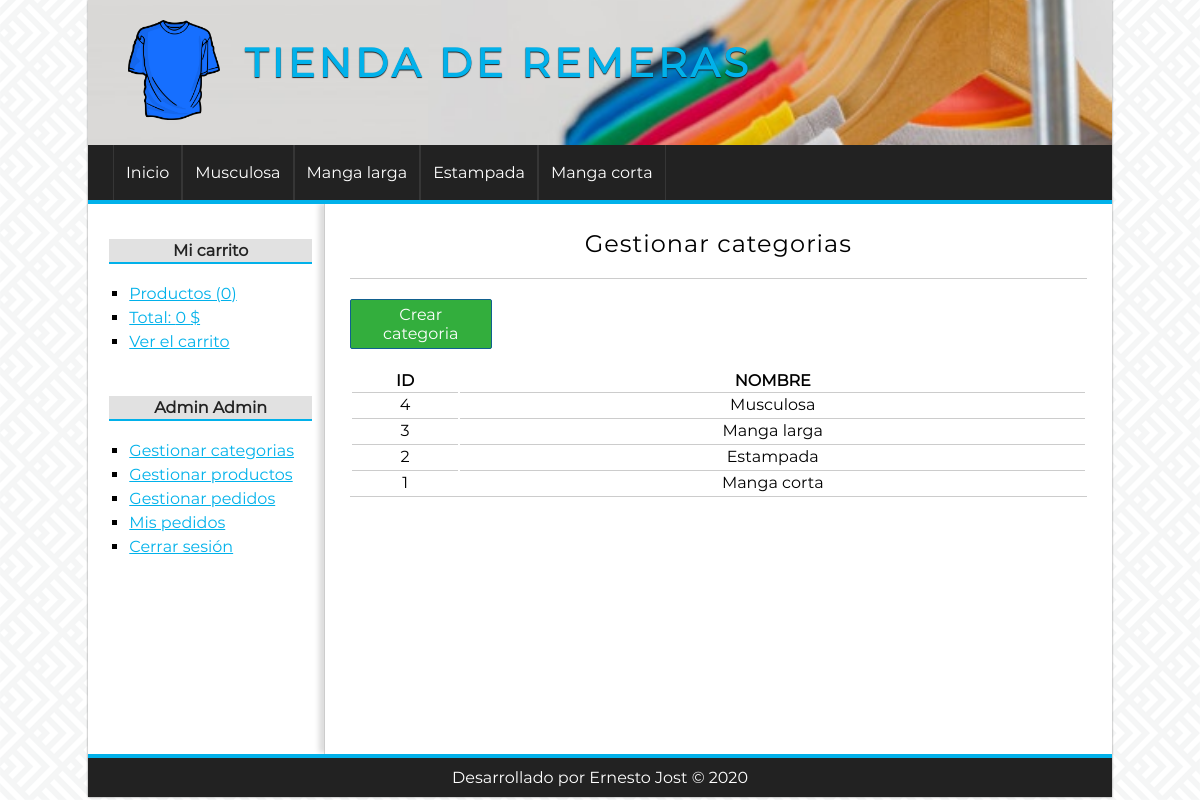
Page /categoria/index (signed in) on the committed database.
### tables this page shows
CREATE TABLE categorias(
id              int(255) auto_increment not null,
nombre          varchar(100) not null,
CONSTRAINT pk_categorias PRIMARY KEY(id) 
);

### config/db.php (called while the page is built)
<?php
class Database {
    public static function connect() {
        $db = new mysqli('localhost', 'root', '', 'tienda_remeras');
        $db->query("SET NAMES 'utf8'");
        return $db;
    }
}

### helpers/utils.php (called while the page is built, shortened)
<?php
class Utils {
    public static function showCategorias() {
        require_once 'models/categoria.php';
        $categoria = new Categoria();
        $categorias = $categoria->getAll();
        return $categorias;
    }
    public static function statsCarrito() {
        $stats = array(
            'count' => 0,
            'total' => 0
        );
        return $stats;
    }
}

### models/categoria.php (called while the page is built, shortened)
<?php
class Categoria {
    private $db;
    public function __construct() {
        $this->db = Database::connect();
    }
    public function getAll() {
        $categorias = $this->db->query("SELECT * FROM categorias ORDER BY id DESC;");
        return $categorias;
    }
}

### controllers/categoriaController.php (called while the page is built, shortened)
<?php
require_once 'models/categoria.php';
class categoriaController {
    public function index() {
        $categoria = new Categoria();
        $categorias = $categoria->getAll();
        require_once 'views/categoria/index.php';
    }
}

### views/categoria/index.php (the view)
<h1>Gestionar categorias</h1>
<a href="<?= base_url ?>categoria/crear" class="button button-small">
    Crear categoria
</a>
<table>
    <tr>
        <th>ID</th>
        <th>NOMBRE</th>
    </tr>
    <?php while ($cat = $categorias->fetch_object()): ?>
        <tr>
            <td><?= $cat->id; ?></td>
            <td><?= $cat->nombre; ?></td>
        </tr>
    <?php endwhile; ?>
</table>

### views/layout/header.php (shortened to what this page needs)
<!DOCTYPE HTML>
<html lang="es">
    <head>
        <link rel="stylesheet" href="<?= base_url ?>assets/css/styles.css" />
    </head>
    <body>
        <div id="container">
            <header id="header">
                <div id="logo">
                    <img src="<?= base_url ?>assets/img/camiseta.png" alt="Remera Logo" />
                    <a href="<?= base_url ?>">
                        Tienda de remeras
                    </a>
                </div>
            </header>
            <?php $categorias = Utils::showCategorias(); ?>
            <nav id="menu">
                <ul>
                    <li>
                        <a href="<?= base_url ?>">Inicio</a>
                    </li>
                    <?php while ($cat = $categorias->fetch_object()): ?>
                        <li>
                            <a href="<?= base_url ?>categoria/ver&id=<?= $cat->id ?>"><?= $cat->nombre ?></a>
                        </li>
                    <?php endwhile; ?>
                </ul>
            </nav>
            <div id="content">

### views/layout/sidebar.php
<aside id="lateral">
    <div id="carrito" class="block_aside">
        <h3>Mi carrito</h3>
        <ul>
            <?php $stats = Utils::statsCarrito(); ?>
            <li><a href="<?= base_url ?>carrito/index">Productos (<?= $stats['count'] ?>)</a></li>
            <li><a href="<?= base_url ?>carrito/index">Total: <?= $stats['total'] ?> $</a></li>
            <li><a href="<?= base_url ?>carrito/index">Ver el carrito</a></li>
        </ul>
    </div>
    <div id="login" class="block_aside">
        <?php if (!isset($_SESSION['identity'])): ?>
            <h3>Entrar a la web</h3>
            <form action="<?= base_url ?>usuario/login" method="post">
                <label for="email">Email</label>
                <input type="email" name="email" />
                <label for="password">Contraseña</label>
                <input type="password" name="password" />
                <input type="submit" value="Enviar" />
            </form>
        <?php else: ?>
            <h3><?= $_SESSION['identity']->nombre ?> <?= $_SESSION['identity']->apellidos ?></h3>
        <?php endif; ?>
        <ul>
            <?php if (isset($_SESSION['admin'])): ?>
                <li><a href="<?= base_url ?>categoria/index">Gestionar categorias</a></li>
                <li><a href="<?= base_url ?>producto/gestion">Gestionar productos</a></li>
                <li><a href="<?= base_url ?>pedido/gestion">Gestionar pedidos</a></li>
            <?php endif; ?>
            <?php if (isset($_SESSION['identity'])): ?>
                <li><a href="<?= base_url ?>pedido/mis_pedidos">Mis pedidos</a></li>
                <li><a href="<?= base_url ?>usuario/logout">Cerrar sesión</a></li>
            <?php else: ?>
                <li><a href="<?= base_url ?>usuario/registro">Registrate aqui</a></li>
            <?php endif; ?>
        </ul>
    </div>
</aside>
<div id="central">

### index.php (shortened to what this page needs)
<?php
require_once 'config/db.php';
require_once 'helpers/utils.php';
require_once 'views/layout/header.php';
require_once 'views/layout/sidebar.php';
if (isset($_GET['controller'])) {
    $nombre_controlador = $_GET['controller'] . 'Controller';
} elseif (!isset($_GET['controller']) && !isset($_GET['action'])) {
    $nombre_controlador = controller_default;
} else {
    show_error();
    exit();
}
if (class_exists($nombre_controlador)) {
    $controlador = new $nombre_controlador();
    if (isset($_GET['action']) && method_exists($controlador, $_GET['action'])) {
        $action = $_GET['action'];
        $controlador->$action();
    } elseif (!isset($_GET['controller']) && !isset($_GET['action'])) {
        $action_default = action_default;
        $controlador->$action_default();
    } else {
        show_error();
    }
} else {
    show_error();
}
require_once 'views/layout/footer.php';

### views/layout/footer.php
</div>
</div>
<footer id="footer">
    <p>Desarrollado por Ernesto Jost &copy; <?= date('Y') ?></p>
</footer>
</div>
</body>
</html>

### assets/css/styles.css (style rules this page uses)
* { padding: 0px; margin: 0px; font-family: "Montserrat", sans-serif, Helvetica, Arial; }
body { background: url("../img/bg.png"); }
a { color: #01B1EA; }
table { text-align: center; width: 100%; border-bottom: 1px solid #ccc; }
td { border-top: 1px solid #ccc; padding: 2px; }
#container { width: 1024px; margin: 0px auto; box-shadow: 0px 0px 2px gray; background: white; }
#header { height: 145px; background: no-repeat center/100% url("../img/fondo-cabecera.jpg"); }
#logo { padding: 20px; margin-left: 20px; float:left; }
#logo img { float:left; height: 100px; }
#logo a { float:left; font-size: 40px; letter-spacing: 4px; text-transform: uppercase; color: #01B1EA; font-weight: bold; text-decoration: none; margin-top: 18px; margin-left: 25px; text-shadow: 0px 1px 1px #222222; transition: all 300ms; }
#menu { clear:both; background: #222; color: white; height: 55px; border-bottom: 4px solid #01B1EA; }
#menu ul { list-style: none; text-decoration: none; margin: 0px auto; margin-left: 25px; }
#menu ul li { line-height: 55px; float:left; border-right: 1px solid #363636; }
#menu a { display: block; color: white; text-decoration: none; padding-left: 12px; padding-right: 12px; transition: all 300ms; }
#menu a:first-child { border-left: 1px solid #363636; }
#content { margin: 0px auto; overflow: hidden; background: white; }
#lateral { width: 22%; min-height: 500px; float: left; margin-top:20px; margin-left: 10px; }
#lateral .block_aside { display: block; width: 90%; margin: 5px auto; padding: 10px; }
#lateral h3 { display: block; color: #222; width: 100%; text-align: center; padding-top: 2px; padding-bottom: 2px; margin-bottom: 15px; font-size: 16px; font-weight: bold; background: #E1E1E1; border-bottom: 2px solid #01B1EA; }
#lateral ul { margin-top: 20px; margin-bottom: 20px; }
#lateral ul li { list-style: square; margin-left: 20px; margin-top: 5px; margin-bottom: 5px; }
input[type="button"], input[type="submit"], button, .button { display: block; border-radius: 2px; width: auto; padding: 5px; padding-left: 10px; padding-right: 10px; color: white; background: #2979CD; border: 1px solid #11608E; cursor:pointer; }
.button { background: #33AE3D; color: white !important; text-decoration: none; }
.button-small { width: 120px; text-align: center; margin-bottom: 20px; }
#central { width: 72%; min-height: 500px; float: right; border-left: 1px solid #ccc; box-shadow: -5px -1px 5px #ddd; padding:25px; }
#central h1 { font-size: 24px; font-weight: normal; letter-spacing: 1px; text-align: center; border-bottom: 1px solid #ccc; margin-bottom: 20px; padding: 20px; padding-top: 0px; }
#footer { clear: both; text-align: center; padding-top:10px; padding-bottom: 10px; color: white; background: #222222; border-top: 4px solid #01B1EA; }

### rows in the picture
categorias: nombre "Musculosa", id "4"
categorias: nombre "Manga larga", id "3"
categorias: nombre "Estampada", id "2"
categorias: nombre "Manga corta", id "1"

### other values in the picture
$stats['count'] "0"
$stats['total'] "0"
$_SESSION['identity']->nombre "Admin"
$_SESSION['identity']->apellidos "Admin"
